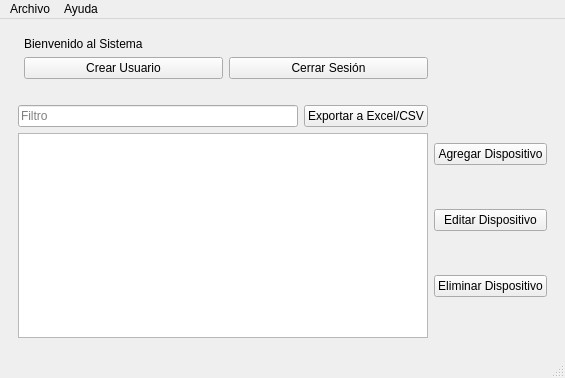
<?xml version="1.0" encoding="UTF-8"?>
<ui version="4.0">
 <class>MainWindow</class>
 <widget class="QMainWindow" name="MainWindow">
  <property name="geometry">
   <rect>
    <x>0</x>
    <y>0</y>
    <width>565</width>
    <height>378</height>
   </rect>
  </property>
  <property name="windowTitle">
   <string>MainWindow</string>
  </property>
  <widget class="QWidget" name="centralwidget">
   <layout class="QVBoxLayout" name="verticalLayout_5">
    <item>
     <widget class="QStackedWidget" name="stackedWidget">
      <property name="currentIndex">
       <number>1</number>
      </property>
      <widget class="QWidget" name="page">
       <layout class="QVBoxLayout" name="verticalLayout_3">
        <item>
         <layout class="QVBoxLayout" name="verticalLayout">
          <item>
           <widget class="QLabel" name="label">
            <property name="styleSheet">
             <string notr="true">font: 18pt &quot;Segoe UI&quot;;</string>
            </property>
            <property name="text">
             <string>Iniciar Sesión</string>
            </property>
           </widget>
          </item>
          <item>
           <widget class="QLineEdit" name="inputUser">
            <property name="text">
             <string/>
            </property>
            <property name="placeholderText">
             <string>Usuario</string>
            </property>
           </widget>
          </item>
          <item>
           <widget class="QLineEdit" name="inputPassword">
            <property name="echoMode">
             <enum>QLineEdit::EchoMode::Password</enum>
            </property>
            <property name="placeholderText">
             <string>Contraseña</string>
            </property>
           </widget>
          </item>
          <item>
           <widget class="QPushButton" name="btnLogin">
            <property name="text">
             <string>Ingresar</string>
            </property>
           </widget>
          </item>
         </layout>
        </item>
        <item>
         <widget class="QLabel" name="lblStatus">
          <property name="text">
           <string/>
          </property>
         </widget>
        </item>
       </layout>
      </widget>
      <widget class="QWidget" name="page_2">
       <layout class="QVBoxLayout" name="verticalLayout_4">
        <item>
         <layout class="QGridLayout" name="gridLayout_2">
          <item row="2" column="2">
           <layout class="QFormLayout" name="formLayout">
            <item row="1" column="1">
             <layout class="QHBoxLayout" name="horizontalLayout_3">
              <item>
               <widget class="QPushButton" name="btnCreateUser">
                <property name="text">
                 <string>Crear Usuario</string>
                </property>
               </widget>
              </item>
              <item>
               <widget class="QPushButton" name="btnLogout">
                <property name="text">
                 <string>Cerrar Sesión</string>
                </property>
               </widget>
              </item>
             </layout>
            </item>
            <item row="0" column="1">
             <widget class="QLabel" name="lblWelcome">
              <property name="text">
               <string>Bienvenido al Sistema</string>
              </property>
             </widget>
            </item>
           </layout>
          </item>
          <item row="3" column="2">
           <layout class="QVBoxLayout" name="verticalLayout_6">
            <item>
             <widget class="QLabel" name="label_2">
              <property name="text">
               <string/>
              </property>
             </widget>
            </item>
           </layout>
          </item>
          <item row="4" column="2">
           <layout class="QVBoxLayout" name="verticalLayout_2">
            <item>
             <layout class="QHBoxLayout" name="horizontalLayout_2">
              <item>
               <widget class="QLineEdit" name="txtSearch">
                <property name="placeholderText">
                 <string>Filtro</string>
                </property>
               </widget>
              </item>
              <item>
               <widget class="QPushButton" name="btnExport">
                <property name="text">
                 <string>Exportar a Excel/CSV</string>
                </property>
               </widget>
              </item>
             </layout>
            </item>
            <item>
             <widget class="QTableView" name="tableDevices">
              <property name="selectionBehavior">
               <enum>QAbstractItemView::SelectionBehavior::SelectRows</enum>
              </property>
             </widget>
            </item>
           </layout>
          </item>
          <item row="4" column="3">
           <layout class="QVBoxLayout" name="verticalLayout_7">
            <item>
             <widget class="QPushButton" name="btnAddDevice">
              <property name="text">
               <string>Agregar Dispositivo</string>
              </property>
             </widget>
            </item>
            <item>
             <widget class="QPushButton" name="btnEditDevice">
              <property name="text">
               <string>Editar Dispositivo</string>
              </property>
             </widget>
            </item>
            <item>
             <widget class="QPushButton" name="btnDeleteDevice">
              <property name="text">
               <string>Eliminar Dispositivo</string>
              </property>
             </widget>
            </item>
           </layout>
          </item>
         </layout>
        </item>
       </layout>
      </widget>
     </widget>
    </item>
   </layout>
  </widget>
  <widget class="QMenuBar" name="menubar">
   <property name="geometry">
    <rect>
     <x>0</x>
     <y>0</y>
     <width>565</width>
     <height>22</height>
    </rect>
   </property>
   <widget class="QMenu" name="menuArchivo">
    <property name="title">
     <string>Archivo</string>
    </property>
    <addaction name="actionNuevo"/>
    <addaction name="actionAbrir"/>
    <addaction name="actionGuardar"/>
    <addaction name="separator"/>
    <addaction name="actionSalir"/>
   </widget>
   <widget class="QMenu" name="menuAyuda">
    <property name="title">
     <string>Ayuda</string>
    </property>
    <addaction name="actionAcercaDe"/>
   </widget>
   <addaction name="menuArchivo"/>
   <addaction name="menuAyuda"/>
  </widget>
  <widget class="QStatusBar" name="statusbar"/>
  <action name="actionNuevo">
   <property name="text">
    <string>Nuevo</string>
   </property>
  </action>
  <action name="actionAbrir">
   <property name="text">
    <string>Abrir...</string>
   </property>
  </action>
  <action name="actionGuardar">
   <property name="text">
    <string>Guardar</string>
   </property>
  </action>
  <action name="actionSalir">
   <property name="text">
    <string>Salir</string>
   </property>
  </action>
  <action name="actionAcercaDe">
   <property name="text">
    <string>Acerca de...</string>
   </property>
  </action>
 </widget>
 <resources/>
 <connections/>
</ui>
